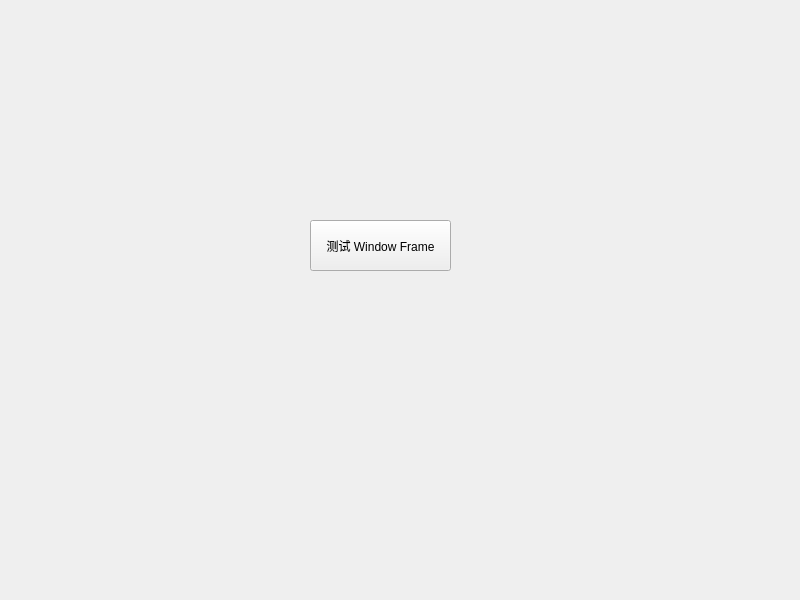
<?xml version="1.0" encoding="UTF-8"?>
<ui version="4.0">
 <class>Widget</class>
 <widget class="QWidget" name="Widget">
  <property name="geometry">
   <rect>
    <x>0</x>
    <y>0</y>
    <width>800</width>
    <height>600</height>
   </rect>
  </property>
  <property name="windowTitle">
   <string>Widget</string>
  </property>
  <widget class="QPushButton" name="pushButton">
   <property name="geometry">
    <rect>
     <x>310</x>
     <y>220</y>
     <width>141</width>
     <height>51</height>
    </rect>
   </property>
   <property name="text">
    <string>测试 Window Frame</string>
   </property>
  </widget>
 </widget>
 <resources/>
 <connections/>
</ui>
